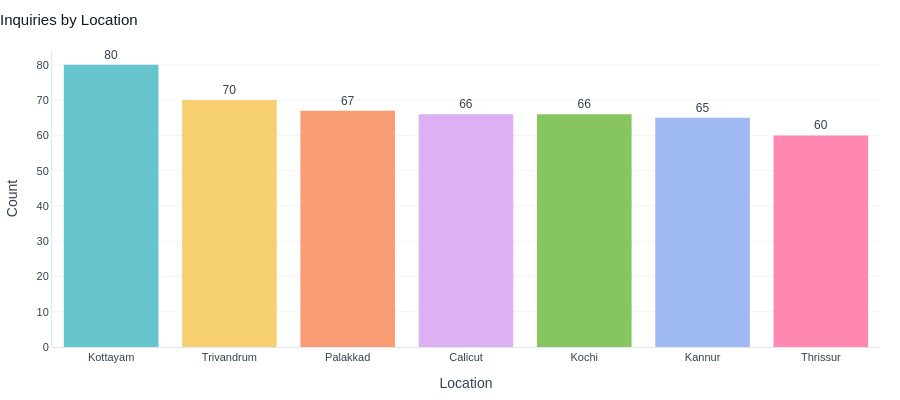

Notebook code cell kept with this figure:
### Code cell
# Inquiries by Location
loc_counts = admissions['location'].value_counts().reset_index()
loc_counts.columns = ['Location', 'Count']
fig = px.bar(loc_counts, x='Location', y='Count', color='Location',
             color_discrete_sequence=PALETTE['courses'], text='Count')
fig.update_traces(marker_line_width=0, textposition='outside')
fig.update_layout(showlegend=False)
clean_layout(fig, 'Inquiries by Location')
fig.show()

### Figure 1 — Plotly figure (JSON) as saved in the notebook; plotly's stock layout.template omitted (floating-point values rounded to 4 significant figures)
{"data": [{"hovertemplate": "Location=%{x}<br>Count=%{text}<extra></extra>", "legendgroup": "Kottayam", "marker": {"color": "rgb(102, 197, 204)", "line": {"width": 0}, "pattern": {"shape": ""}}, "name": "Kottayam", "orientation": "v", "showlegend": true, "text": [80.0], "textposition": "outside", "type": "bar", "x": ["Kottayam"], "xaxis": "x", "y": [80], "yaxis": "y"}, {"hovertemplate": "Location=%{x}<br>Count=%{text}<extra></extra>", "legendgroup": "Trivandrum", "marker": {"color": "rgb(246, 207, 113)", "line": {"width": 0}, "pattern": {"shape": ""}}, "name": "Trivandrum", "orientation": "v", "showlegend": true, "text": [70.0], "textposition": "outside", "type": "bar", "x": ["Trivandrum"], "xaxis": "x", "y": [70], "yaxis": "y"}, {"hovertemplate": "Location=%{x}<br>Count=%{text}<extra></extra>", "legendgroup": "Palakkad", "marker": {"color": "rgb(248, 156, 116)", "line": {"width": 0}, "pattern": {"shape": ""}}, "name": "Palakkad", "orientation": "v", "showlegend": true, "text": [67.0], "textposition": "outside", "type": "bar", "x": ["Palakkad"], "xaxis": "x", "y": [67], "yaxis": "y"}, {"hovertemplate": "Location=%{x}<br>Count=%{text}<extra></extra>", "legendgroup": "Calicut", "marker": {"color": "rgb(220, 176, 242)", "line": {"width": 0}, "pattern": {"shape": ""}}, "name": "Calicut", "orientation": "v", "showlegend": true, "text": [66.0], "textposition": "outside", "type": "bar", "x": ["Calicut"], "xaxis": "x", "y": [66], "yaxis": "y"}, {"hovertemplate": "Location=%{x}<br>Count=%{text}<extra></extra>", "legendgroup": "Kochi", "marker": {"color": "rgb(135, 197, 95)", "line": {"width": 0}, "pattern": {"shape": ""}}, "name": "Kochi", "orientation": "v", "showlegend": true, "text": [66.0], "textposition": "outside", "type": "bar", "x": ["Kochi"], "xaxis": "x", "y": [66], "yaxis": "y"}, {"hovertemplate": "Location=%{x}<br>Count=%{text}<extra></extra>", "legendgroup": "Kannur", "marker": {"color": "rgb(158, 185, 243)", "line": {"width": 0}, "pattern": {"shape": ""}}, "name": "Kannur", "orientation": "v", "showlegend": true, "text": [65.0], "textposition": "outside", "type": "bar", "x": ["Kannur"], "xaxis": "x", "y": [65], "yaxis": "y"}, {"hovertemplate": "Location=%{x}<br>Count=%{text}<extra></extra>", "legendgroup": "Thrissur", "marker": {"color": "rgb(254, 136, 177)", "line": {"width": 0}, "pattern": {"shape": ""}}, "name": "Thrissur", "orientation": "v", "showlegend": true, "text": [60.0], "textposition": "outside", "type": "bar", "x": ["Thrissur"], "xaxis": "x", "y": [60], "yaxis": "y"}], "layout": {"barmode": "relative", "font": {"color": "#374151", "family": "Arial", "size": 12}, "height": 400, "legend": {"bgcolor": "rgba(0,0,0,0)", "font": {"size": 11}, "orientation": "h", "title": {"text": "Location"}, "tracegroupgap": 0, "x": 1, "xanchor": "right", "y": 1.02, "yanchor": "bottom"}, "margin": {"b": 20, "l": 20, "r": 20, "t": 50}, "paper_bgcolor": "white", "plot_bgcolor": "white", "showlegend": false, "title": {"font": {"color": "#111827", "size": 15}, "text": "Inquiries by Location", "x": 0}, "xaxis": {"anchor": "y", "categoryarray": ["Kottayam", "Trivandrum", "Palakkad", "Calicut", "Kochi", "Kannur", "Thrissur"], "categoryorder": "array", "domain": [0, 1], "linecolor": "#E2E8F0", "showgrid": false, "tickfont": {"size": 11}, "title": {"text": "Location"}}, "yaxis": {"anchor": "x", "domain": [0, 1], "gridcolor": "#F3F4F6", "linecolor": "#E2E8F0", "tickfont": {"size": 11}, "title": {"text": "Count"}}}}
